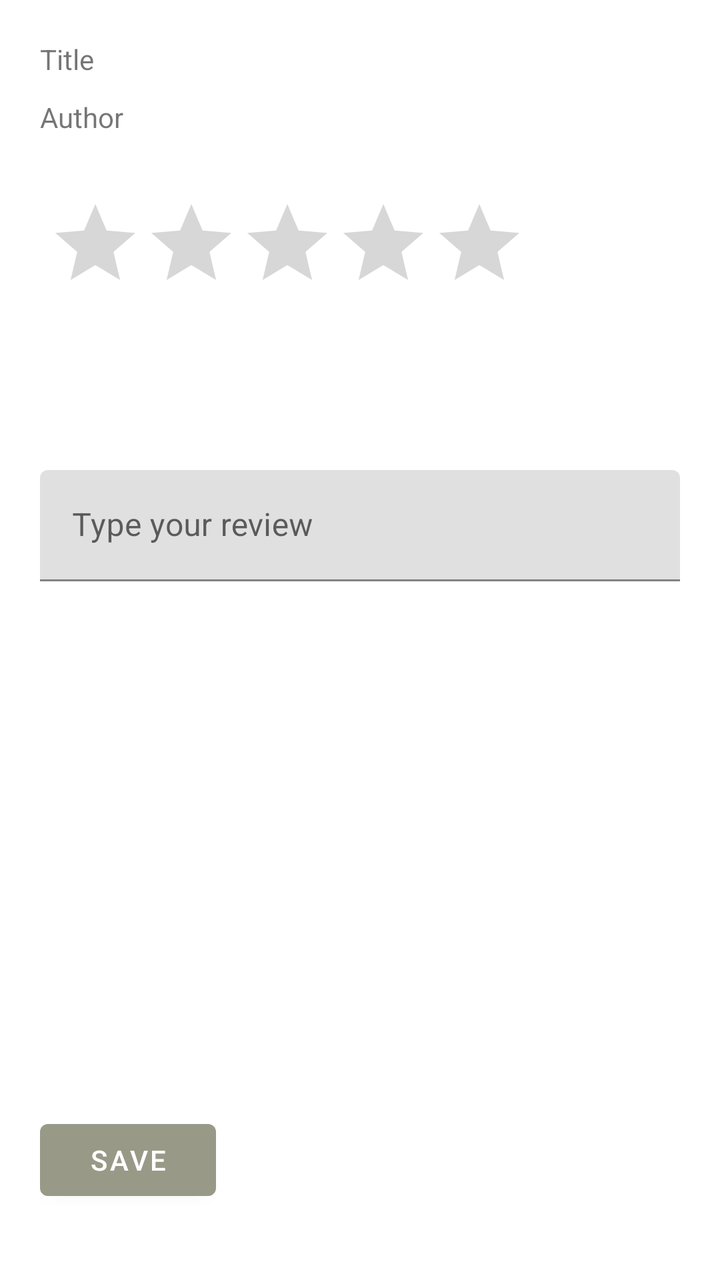
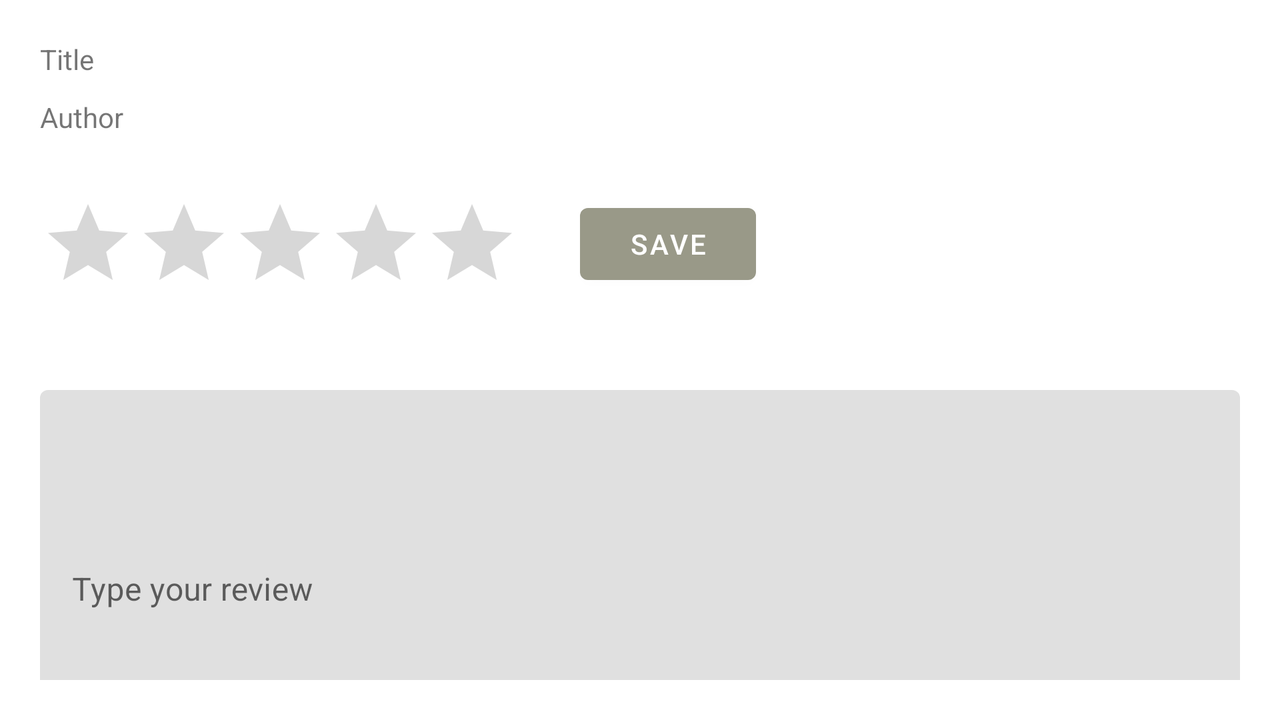

First picture: res/layout/ on a phone held upright. Second picture: the repository's own variant of that layout, on a device whose configuration matches the variant's folder. Source for both follows.
<!-- AndroidManifest.xml: application theme Theme.BookRater -->
<!-- res/layout/activity_create_new_review.xml -->
<?xml version="1.0" encoding="utf-8"?>
<androidx.constraintlayout.widget.ConstraintLayout xmlns:android="http://schemas.android.com/apk/res/android"
    xmlns:app="http://schemas.android.com/apk/res-auto"
    xmlns:tools="http://schemas.android.com/tools"
    android:layout_width="match_parent"
    android:layout_height="match_parent"
    tools:context=".CreateNewReview"
    android:padding="20dp"
    >

    <Button
        android:id="@+id/saveReview"
        android:layout_width="wrap_content"
        android:layout_height="wrap_content"
        android:layout_marginBottom="16dp"
        android:onClick="createReview"
        android:text="save"
        android:theme="@style/Button.greyTint"
        app:layout_constraintBottom_toBottomOf="parent"
        app:layout_constraintStart_toStartOf="parent" />

    <TextView
        android:id="@+id/titleTextNewReview"
        android:layout_width="wrap_content"
        android:layout_height="wrap_content"
        android:text="Title"
        app:layout_constraintStart_toStartOf="parent"
        app:layout_constraintTop_toTopOf="parent" />

    <TextView
        android:id="@+id/authorTextNewReview"
        android:layout_width="wrap_content"
        android:layout_height="wrap_content"
        android:layout_marginTop="10dp"
        android:text="Author"
        app:layout_constraintStart_toStartOf="parent"
        app:layout_constraintTop_toBottomOf="@+id/titleTextNewReview" />

    <RatingBar
        android:id="@+id/ratingBar"
        android:layout_width="240dp"
        android:layout_height="wrap_content"
        android:layout_marginTop="30dp"
        android:contentDescription="rate the book out of 5"
        app:layout_constraintEnd_toEndOf="parent"
        app:layout_constraintHorizontal_bias="0.046"
        app:layout_constraintStart_toStartOf="parent"
        app:layout_constraintTop_toBottomOf="@+id/authorTextNewReview" />

    <com.google.android.material.textfield.TextInputLayout
        android:layout_width="0dp"
        android:layout_height="wrap_content"
        android:layout_marginTop="80dp"
        app:layout_constraintEnd_toEndOf="parent"
        app:layout_constraintStart_toStartOf="parent"
        app:layout_constraintTop_toBottomOf="@+id/ratingBar">

        <com.google.android.material.textfield.TextInputEditText
            android:id="@+id/reviewText"
            android:layout_width="match_parent"
            android:layout_height="match_parent"
            android:hint="Type your review" />
    </com.google.android.material.textfield.TextInputLayout>

</androidx.constraintlayout.widget.ConstraintLayout>
<!-- resources referenced by this layout -->
<resources>
  <style name="Button.greyTint" parent="ThemeOverlay.AppCompat">
      <item name="colorPrimary">#999988</item>
  </style>
  <style name="Theme.BookRater" parent="Theme.MaterialComponents.DayNight.DarkActionBar">
          
          <item name="colorPrimary">@color/purple_500</item>
          <item name="colorPrimaryVariant">@color/purple_700</item>
          <item name="colorOnPrimary">@color/white</item>
          
          <item name="colorSecondary">@color/teal_200</item>
          <item name="colorSecondaryVariant">@color/teal_700</item>
          <item name="colorOnSecondary">@color/black</item>
          
          <item name="android:statusBarColor">?attr/colorPrimaryVariant</item>
          
      </style>
</resources>
<!-- res/layout-land/activity_create_new_review.xml (the repository's variant of the layout above) -->
<!-- drawn on the phone turned sideways -->
<?xml version="1.0" encoding="utf-8"?>
<androidx.constraintlayout.widget.ConstraintLayout xmlns:android="http://schemas.android.com/apk/res/android"
    xmlns:app="http://schemas.android.com/apk/res-auto"
    xmlns:tools="http://schemas.android.com/tools"
    android:layout_width="match_parent"
    android:layout_height="match_parent"
    tools:context=".CreateNewReview"
    android:padding="20dp"
    >

    <Button
        android:id="@+id/saveReview"
        android:layout_width="wrap_content"
        android:layout_height="wrap_content"
        android:layout_marginStart="30dp"
        android:layout_marginTop="30dp"
        android:onClick="createReview"
        android:text="save"
        android:theme="@style/Button.greyTint"
        app:layout_constraintStart_toEndOf="@+id/ratingBar"
        app:layout_constraintTop_toBottomOf="@+id/authorTextNewReview" />

    <TextView
        android:id="@+id/titleTextNewReview"
        android:layout_width="wrap_content"
        android:layout_height="wrap_content"
        android:text="Title"
        app:layout_constraintStart_toStartOf="parent"
        app:layout_constraintTop_toTopOf="parent" />

    <TextView
        android:id="@+id/authorTextNewReview"
        android:layout_width="wrap_content"
        android:layout_height="wrap_content"
        android:layout_marginTop="10dp"
        android:text="Author"
        app:layout_constraintStart_toStartOf="parent"
        app:layout_constraintTop_toBottomOf="@+id/titleTextNewReview" />

    <RatingBar
        android:id="@+id/ratingBar"
        android:layout_width="240dp"
        android:layout_height="wrap_content"
        android:layout_marginTop="30dp"
        android:contentDescription="rate the book out of 5"
        app:layout_constraintStart_toStartOf="parent"
        app:layout_constraintTop_toBottomOf="@+id/authorTextNewReview" />

    <com.google.android.material.textfield.TextInputLayout
        android:id="@+id/textInputLayout"
        android:layout_width="0dp"
        android:layout_height="wrap_content"
        android:layout_marginTop="40dp"
        app:layout_constraintEnd_toEndOf="parent"
        app:layout_constraintStart_toStartOf="parent"
        app:layout_constraintTop_toBottomOf="@+id/ratingBar">

        <com.google.android.material.textfield.TextInputEditText
            android:id="@+id/reviewText"
            android:layout_width="match_parent"
            android:layout_height="200dp"
            android:hint="Type your review" />
    </com.google.android.material.textfield.TextInputLayout>

</androidx.constraintlayout.widget.ConstraintLayout>
